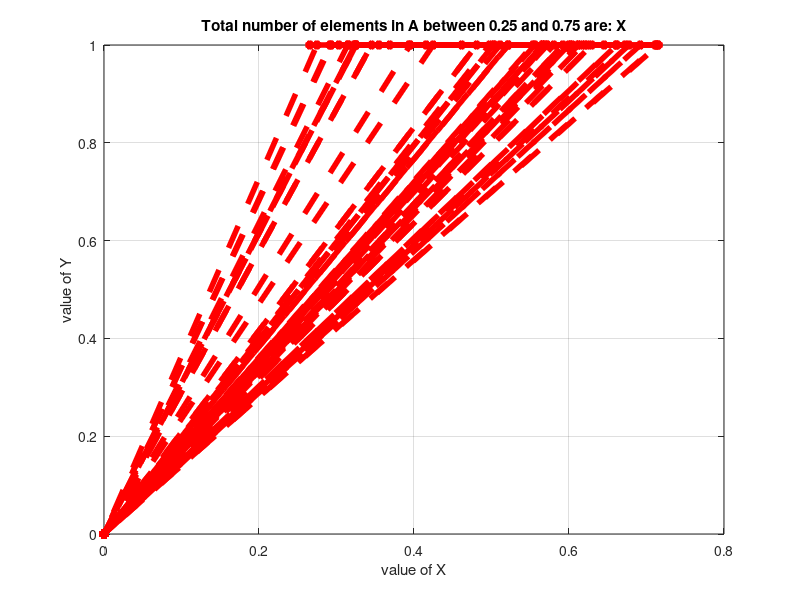

Reproduce this figure in MATLAB.
%Homework 5 part 1 by Luke Nasby

A = rand(10);
B = zeros(10);
C = zeros(10);
%C is a binary array, and B is the array of values between .25 and .75
for i = 1:1:10
    for j = 1:1:10
        if (A(j,i) > .25) && (A(j,i) < .75)
            B(j,i) = A(j,i);
            C(j,i) = 1;
        end
    end
end

plot(B,C, "r--*", 'LineWidth',4);
grid on;
xlabel("value of X")
ylabel("value of Y")
title("Total number of elements in A between 0.25 and 0.75 are: X");